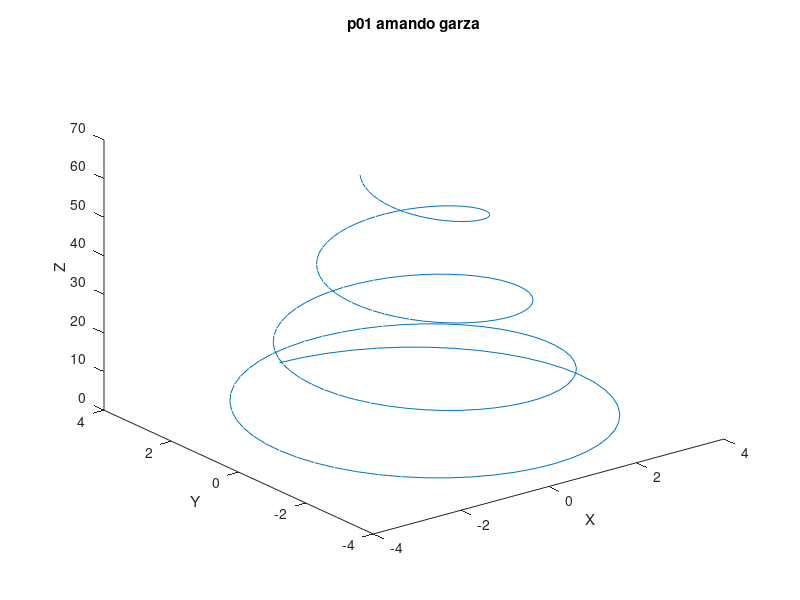
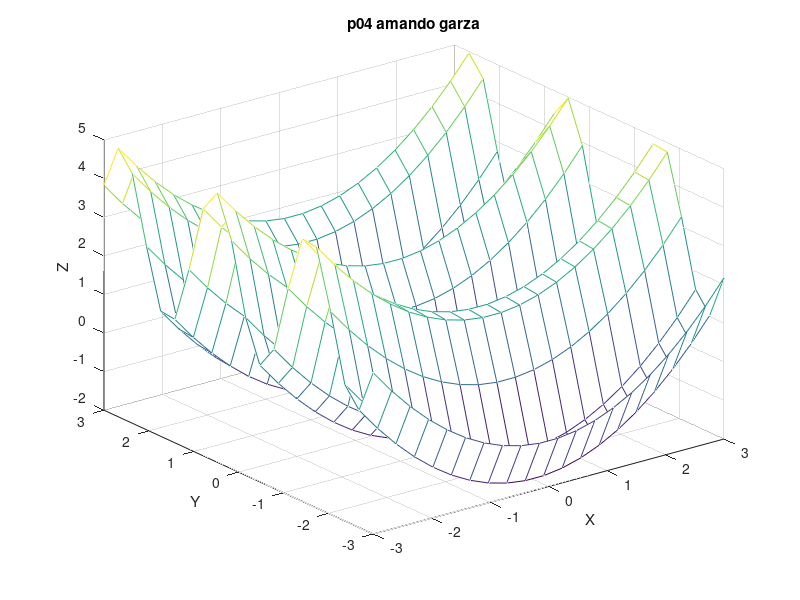
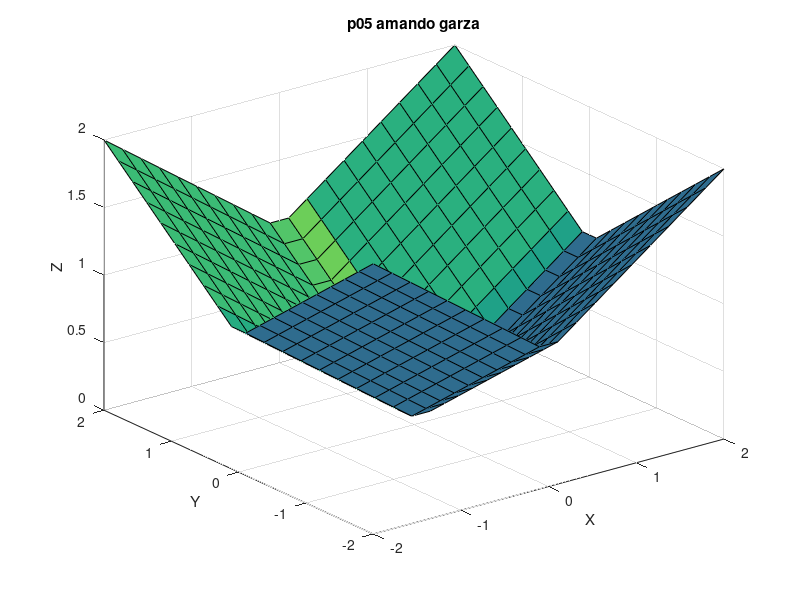
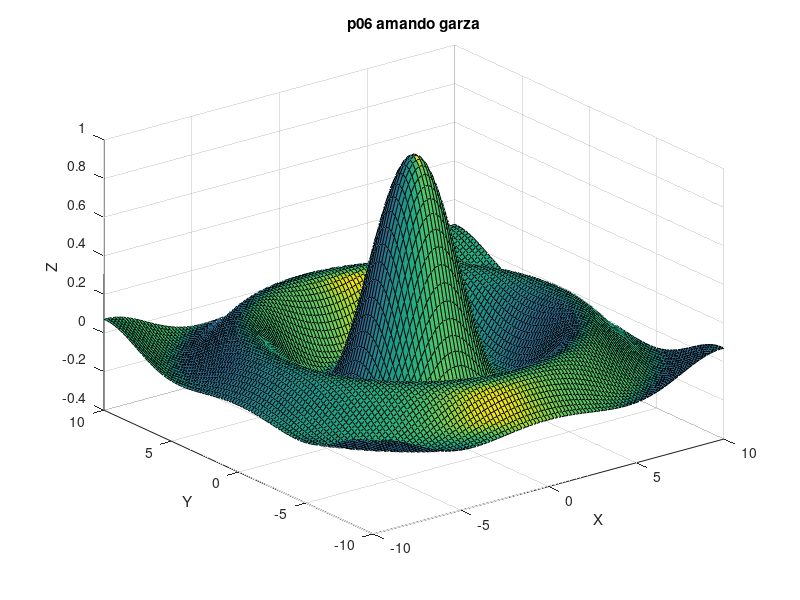

These charts were generated, in order, by the following MATLAB code:
% lab10.m
% amando garza

clear;
format short;
format compact;
close all;

%% p01
t = linspace(0,30,200);
x = (4 - .1*t).*sin(.8*t);
y = (4 - .1*t).*cos(.8*t);
z = 0.4 * t.^(3/2);
plot3(x,y,z);
title('p01 amando garza');
xlabel('X');
ylabel('Y');
zlabel('Z');

%% p04
figure;
x = linspace(-3,3,20);
y = linspace(-3,3,20);
[x,y] = meshgrid(x,y);
z = x.^2/3 + 2*sin(3*y);
mesh(x,y,z);
title('p04 amando garza');
xlabel('X');
ylabel('Y');
zlabel('Z');

%% p05
figure;
x = linspace(-2,2,20);
y = linspace(-2,2,20);
[x,y] = meshgrid(x,y);
z = .5 * abs(x) + abs(y) * .5;
surfl(x,y,z);
title('p05 amando garza');
xlabel('X');
ylabel('Y');
zlabel('Z');

%% p06
figure;
x = linspace(-10,10,100);
y = linspace(-10,10,100);
[x,y] = meshgrid(x,y);
r = sqrt(x.^2 + y.^2);
z = sin(r)./r;
surfl(x,y,z);
title('p06 amando garza');
xlabel('X');
ylabel('Y');
zlabel('Z');

%% p08
figure;
k = .01;
x = linspace(-3,3,50);
y = linspace(-3,3,50);
[x,y] = meshgrid(x,y);
w = k * (x.^2 - y.^2);
surfl(x,y,w);
title('p08 amando garza');
xlabel('X');
ylabel('Y');
zlabel('w');
clear k r t w x y z;
